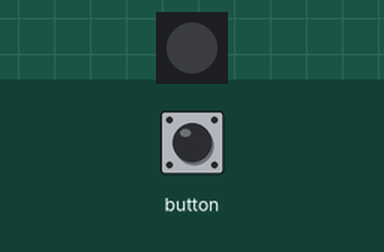
A sketch run on a simulated ESP32. On the bench: 1 RGB LEDs in strip order, left to right. The inputs (shaded band) are chosen by the test bench.

Above: at 6.3 s.
6.4 s: button pressed for 0.15 s
At 6.51 s:
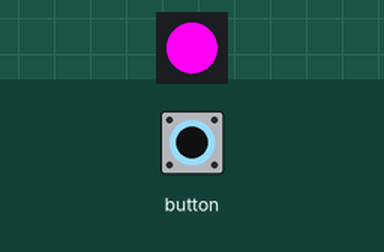
8.1 s: button pressed for 3.2 s
At 12.7 s:
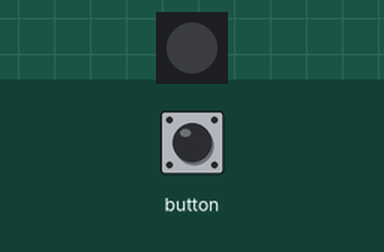
Timing chart, 0 to 14.2 s (numbered marks = the images above; inputs shaded):
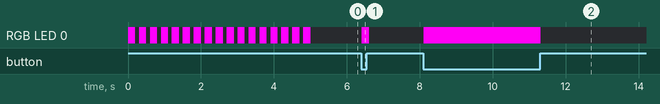

The sketch:

lampe-torche-directe.ino
```cpp
#include <M5Atom.h>

CRGB pixel; //let pixel = new CRGB();

void setup() {
  // put your setup code here, to run once:
  M5.begin(false,false,false);
  FastLED.addLeds<WS2812, DATA_PIN, GRB>(&pixel, 1);
  pixel = CRGB(255,255,255);
  FastLED.show();

  unsigned long chronoDepart = millis();
  while( millis() <= 5000) {
  pixel = CRGB(255,0,255);
  FastLED.show();
  delay(200);

  pixel = CRGB(0,0,0);
  FastLED.show();
  delay(100);
  }

}

void loop() {
  // put your main code here, to run repeatedly:
  M5.update();

  if(M5.Btn.isPressed() ) {
    pixel = CRGB(255,0,245);
    FastLED.show();
    delay(200);
  } else if (M5.Btn.isReleased()){
  pixel = CRGB(0,0,0);
  FastLED.show();
  delay(100);
  }
}
```

Measured:
- after the input at 6.4 s, RGB LED 0: off → RGB(255, 0, 245) at once, → off 0.20 s later
- after the input at 8.1 s, RGB LED 0: off → RGB(255, 0, 245) at once, → off 3.2 s later
